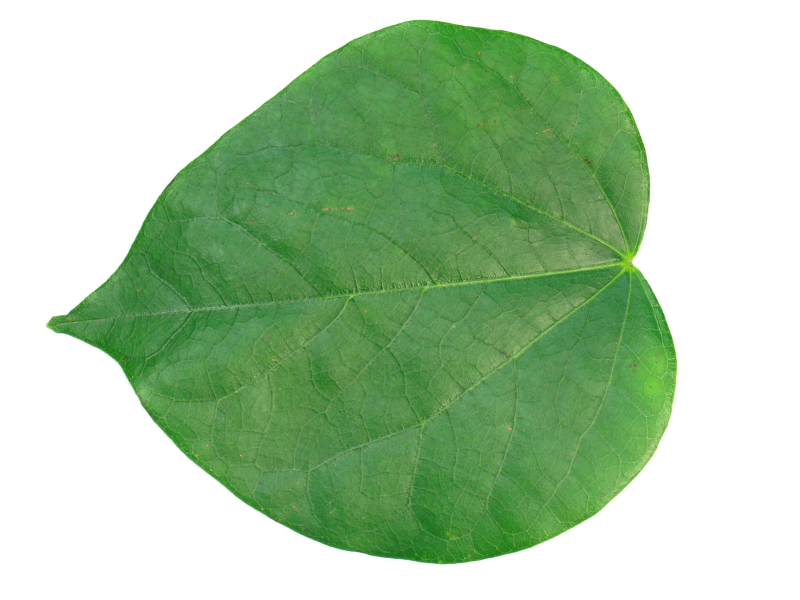
#> input picture Leaves/test/1123.jpg, 1600 x 1200 px, given in place of test, which was not available (shown at 1/2 size)
$ jupyter execute --allow-errors preprocessing_leaf.ipynb   (shell and % lines are left out)   (older library calls are emulated)
#> lines starting #> are read from the running program, lines starting #| are printed output that depends on the picture; after the words box and inside, x2 and y2 are one past the last pixel; in counts of white or black regions, pixels touching at a corner belong together; pictures that were not available may be replaced by others from this repository, and a replacement may not be noted
[cell 1]
import os
import cv2
import numpy as np
import pandas as pd
import mahotas as mt
from matplotlib import pyplot as plt


path = "Leaves"
files = os.listdir(path)
print("done")

[cell 2]
for file in files:
    pathPhoto = os.path.join(path,file)

    original_img = cv2.imread(pathPhoto) # ucitavanje slike sa diska
#> original_img is the input picture: shape (1200, 1600, 3); mean B, G, R 166.7, 201.6, 171.6
    original_img = cv2.cvtColor(original_img, cv2.COLOR_BGR2RGB) # konvertovanje iz BGR u RGB model boja (OpenCV ucita sliku kao BGR)
    plt.imshow(original_img)  # prikazivanje slike


    img = cv2.resize(original_img, (1600, 1200))
    plt.imshow(img,cmap="Greys_r")

    # [6 lines of commented-out code are left out]

    gray = cv2.cvtColor(img,cv2.COLOR_RGB2GRAY)
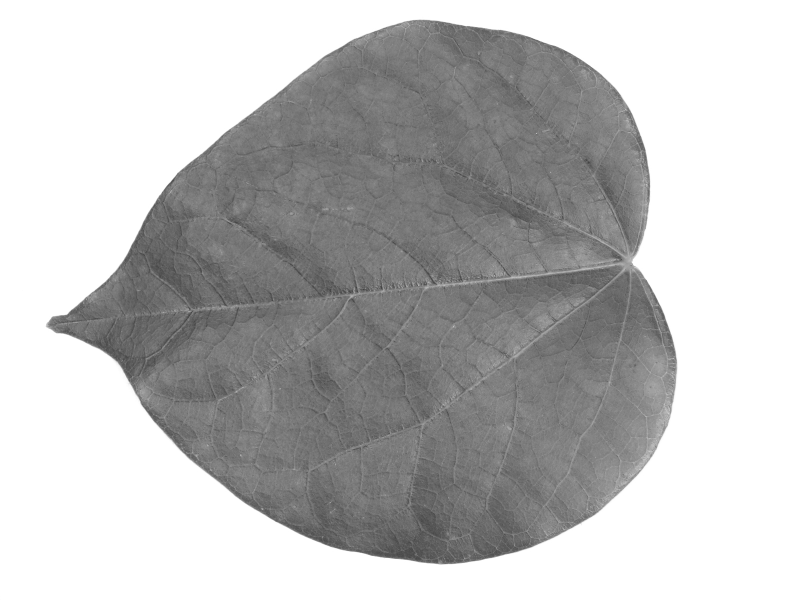
#> gray: shape (1200, 1600) (shown at 1/2 size); min 49, max 255, mean 188.7
    plt.imshow(gray,cmap='Greys_r')
    plt.show()
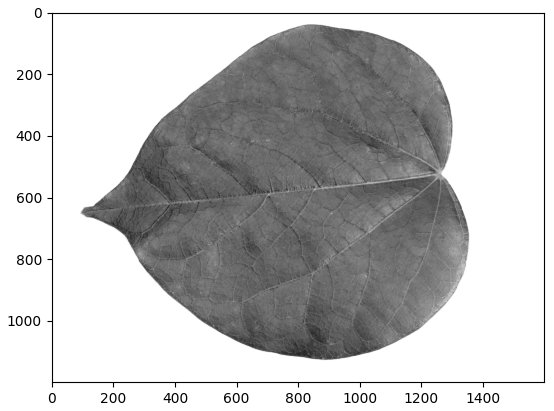
#> figure drawn by matplotlib, 1 panel

    blur = cv2.GaussianBlur(gray, (55,55),0)
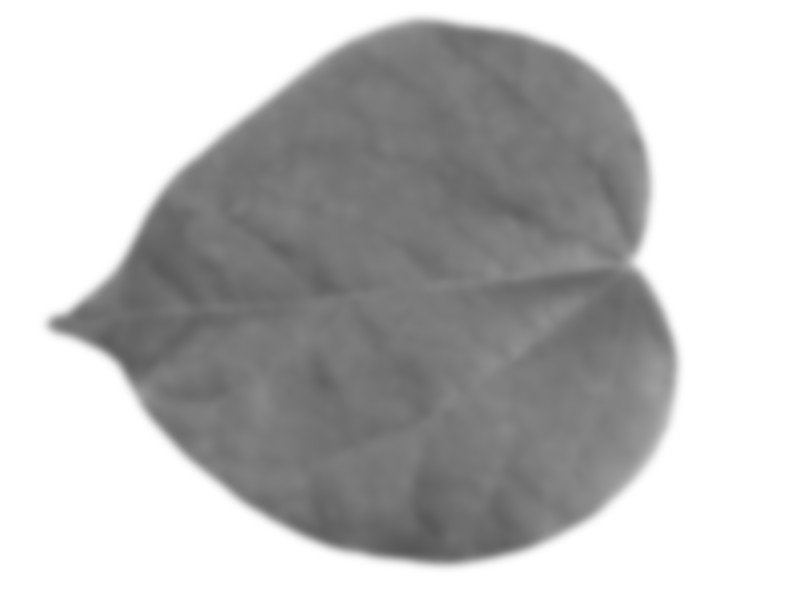
#> blur: shape (1200, 1600) (shown at 1/2 size); min 87, max 255, mean 188.7
    plt.imshow(blur,cmap='Greys_r')
    plt.show()

    ret,otsu = cv2.threshold(blur,0,255,cv2.THRESH_BINARY_INV+cv2.THRESH_OTSU)
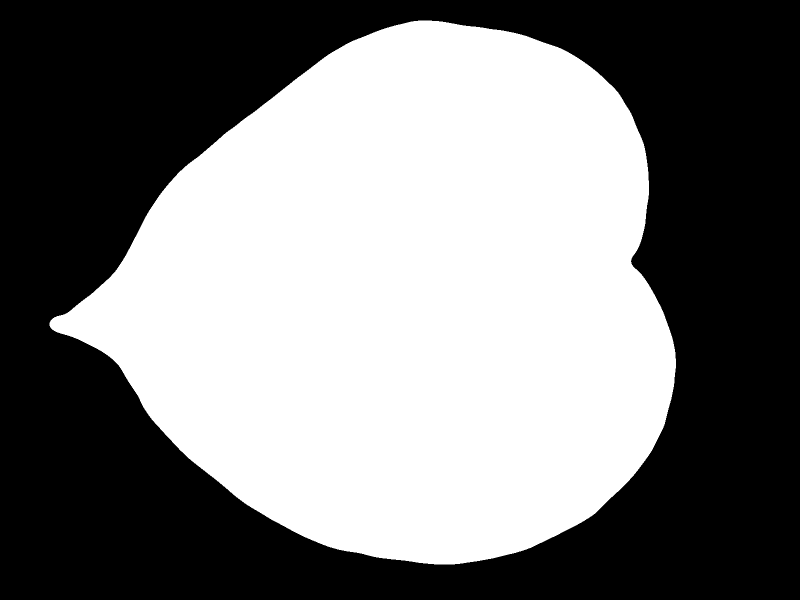
#> otsu: shape (1200, 1600) (shown at 1/2 size); 48.8% white; 1 white region, box (x1, y1, x2, y2) and area: (99, 41, 1352, 1129) 937099
#> ret = 187
    plt.imshow(otsu,cmap='Greys_r')
    plt.show()

    kernel = np.ones((50,50),np.uint8)
    plt.imshow(kernel,cmap='Greys_r')
    plt.show()
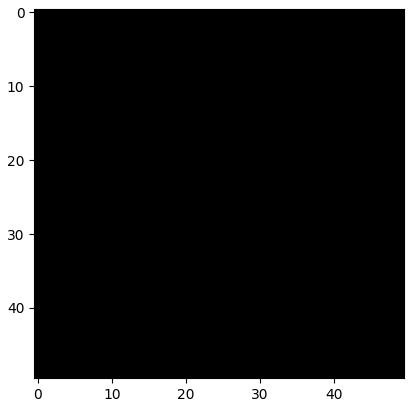
#> figure drawn by matplotlib, 1 panel

    closing = cv2.morphologyEx(otsu, cv2.MORPH_CLOSE, kernel) #mask
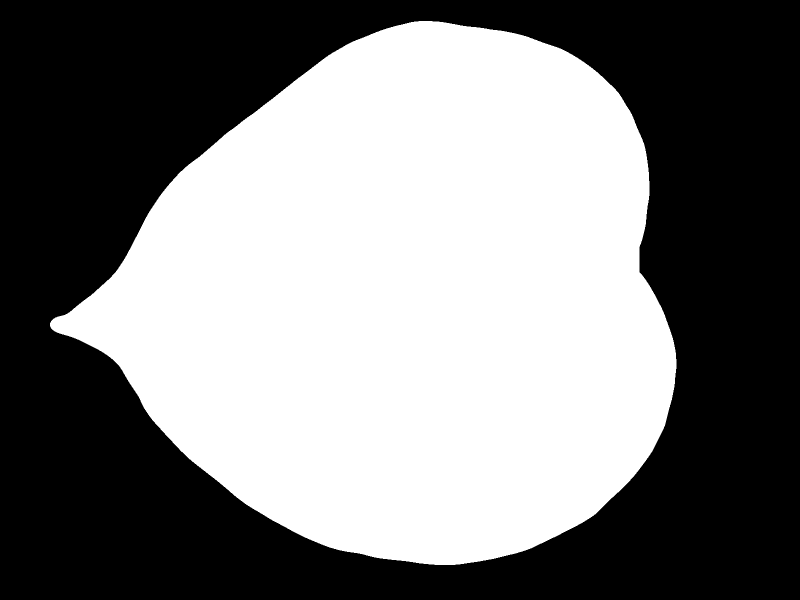
#> closing: shape (1200, 1600) (shown at 1/2 size); 48.8% white; 1 white region
    plt.imshow(closing,cmap='Greys_r')
    plt.show()


# [36 lines of commented-out code are left out]

[cell 3]
# [5 lines of commented-out code are left out]

[cell 4]
#     plottedContour = cv2.drawContours(gray,contours,-1,(0,255,0),10)
#     plt.imshow(plottedContour,cmap="Greys_r")

[cell 5]
# M = cv2.moments(cnt) #m00 - area
# M

[cell 6]
# perimeter = cv2.arcLength(cnt,True)
# perimeter # obim, True - zatvorena kontura

[cell 7]
# area = cv2.contourArea(cnt)
# area

[cell 8]
breakpoints = [1001,1059,1060,1122,1552,1616,1123,1194,
               1195,1267,1268,1323,1324,1385,1386,1437,
               1497,1551,1438,1496,2001,2050,2051,2113,
               2114,2165,2166,2230,2231,2290,2291,2346,
               2347,2423,2424,2485,2486,2546,2547,2612,
               2616,2675,3001,3055,3056,3110,3111,3175,
               3176,3229,3230,3281,3282,3334,3335,3389,
               3390,3446,3447,3510,3511,3563,3566,3621]
def find_species(file):
    target_num = int(file.split(".")[0])
    flag = 0
    i = 0
    for i in range(0,len(breakpoints),2):
        if((target_num >= breakpoints[i]) and (target_num <= breakpoints[i+1])):
            flag = 1
            break
    if(flag==1):
        target = int((i/2))
        return target # vraca redni br vrste [0,1...,31]

def create_dataset():
    names = ['species','area','perimeter','physiological_length','physiological_width','aspect_ratio', \
             'rectangularity','circularity', \
             'mean_r','mean_g','mean_b','stddev_r','stddev_g','stddev_b', \
             'contrast','correlation','inverse_difference_moments','entropy'
            ]
    df = pd.DataFrame([], columns=names)

    for file in files:
        pathPhoto = os.path.join(path,file)

        original_img = cv2.imread(pathPhoto) # ucitavanje slike sa diska
        original_img = cv2.cvtColor(original_img, cv2.COLOR_BGR2RGB) # konvertovanje iz BGR u RGB model boja (OpenCV ucita sliku kao BGR)
        # plt.imshow(original_img)  # prikazivanje slike


        img = cv2.resize(original_img, (1600, 1200))
        # [8 lines of commented-out code are left out]

        gray = cv2.cvtColor(img,cv2.COLOR_RGB2GRAY)
#         plt.imshow(gray,cmap='Greys_r')
#         plt.show()

        blur = cv2.GaussianBlur(gray, (55,55),0)
#         plt.imshow(blur,cmap='Greys_r')
#         plt.show()

        ret,otsu = cv2.threshold(blur,0,255,cv2.THRESH_BINARY_INV+cv2.THRESH_OTSU)
#> ret = 187
#         plt.imshow(otsu,cmap='Greys_r')
#         plt.show()

        kernel = np.ones((50,50),np.uint8)
#         plt.imshow(kernel,cmap='Greys_r')
#         plt.show()

        closing = cv2.morphologyEx(otsu, cv2.MORPH_CLOSE, kernel) #mask
#         plt.imshow(closing,cmap='Greys_r')
#         plt.show()

        contours, hierarchy = cv2.findContours(closing, cv2.RETR_TREE, cv2.CHAIN_APPROX_SIMPLE)
#> contours = 1 contour; box (x1, y1, x2, y2) and area: (100, 42, 1353, 1130) 935958
        len(contours)

        cnt = contours[0]
#> cnt = contour of 1638 points, box (x1, y1, x2, y2) (100, 42, 1353, 1130), area 935958
        len(cnt)

        area = cv2.contourArea(cnt)
#> area = 935957.5
        perimeter = cv2.arcLength(cnt,True)
#> perimeter = 3829.4

        species = find_species(file) #prima naziv photografije "file"
        #Shape features
        x,y,w,h = cv2.boundingRect(cnt)
        aspect_ratio = float(w)/h
        rectangularity = w*h/area
        circularity = ((perimeter)**2)/area


        #Color features
        red_channel = img[:,:,0]
        green_channel = img[:,:,1]
        blue_channel = img[:,:,2]
        blue_channel[blue_channel == 255] = 0
        green_channel[green_channel == 255] = 0
        red_channel[red_channel == 255] = 0

        red_mean = np.mean(red_channel)
        green_mean = np.mean(green_channel)
        blue_mean = np.mean(blue_channel)

        red_std = np.std(red_channel)
        green_std = np.std(green_channel)
        blue_std = np.std(blue_channel)

        #Texture features
        textures = mt.features.haralick(gray)
        ht_mean = textures.mean(axis=0)
        contrast = ht_mean[1]
        correlation = ht_mean[2]
        inverse_diff_moments = ht_mean[4]
        entropy = ht_mean[8]

        vector = [species,area,perimeter,w,h,aspect_ratio,rectangularity,circularity,\
                  red_mean,green_mean,blue_mean,red_std,green_std,blue_std,\
                  contrast,correlation,inverse_diff_moments,entropy
                  ]

        df_temp = pd.DataFrame([vector],columns=names)
        df = df.append(df_temp)

    return df

#> (the rest of this cell did not finish here and is left out)
